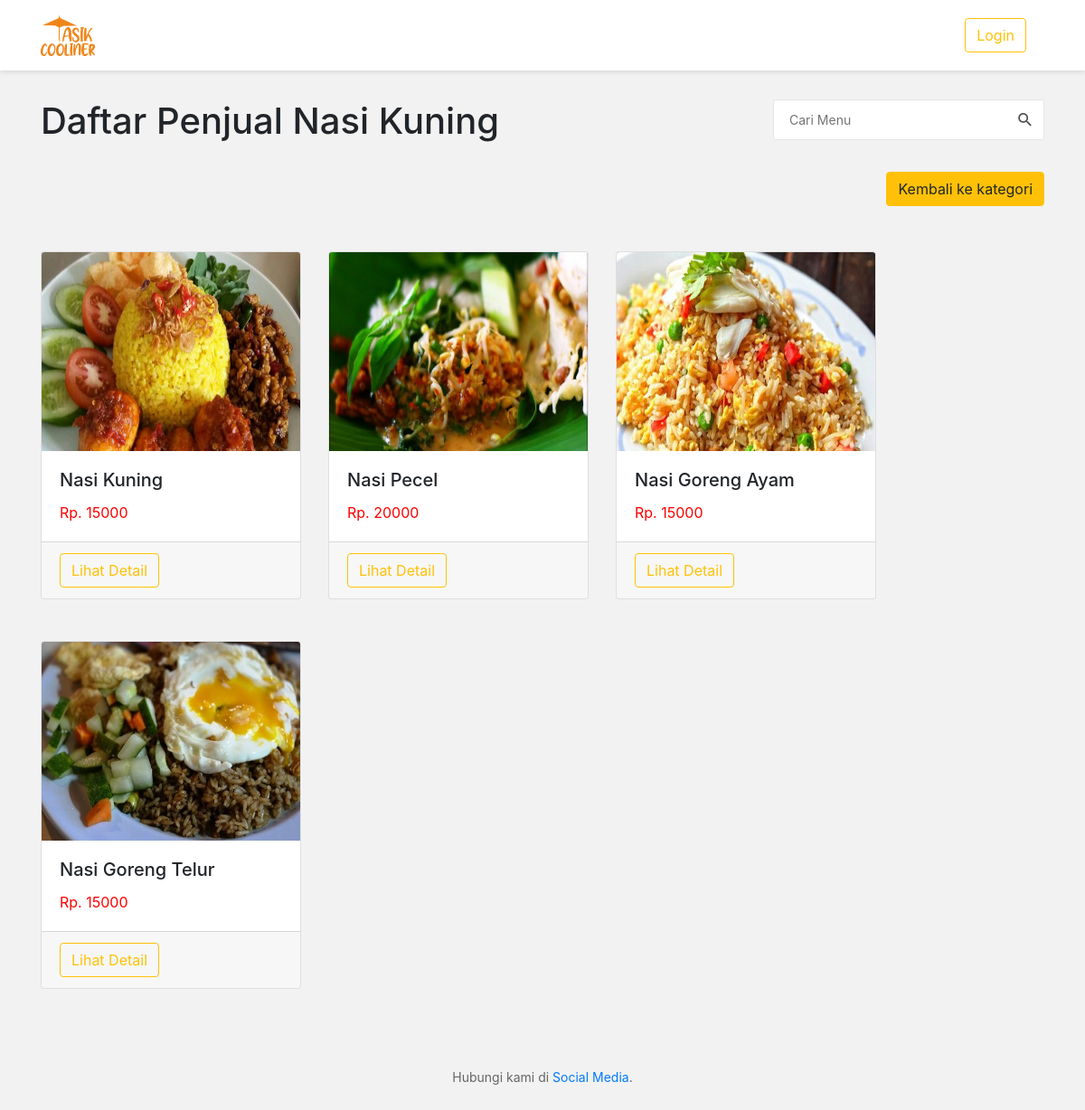
The page /?page=order_menu&kd=KT002 on the database its author committed.
### tables this page shows
CREATE TABLE `tb_kategori` (
  `kd_kategori` varchar(7) NOT NULL,
  `name_kategori` varchar(100) NOT NULL,
  `description` text NOT NULL,
  `photo` varchar(50) NOT NULL
);

CREATE TABLE `tb_menu` (
  `kd_menu` varchar(7) NOT NULL,
  `name_menu` varchar(50) NOT NULL,
  `kategori_id` varchar(7) NOT NULL,
  `harga` varchar(50) NOT NULL,
  `description` text NOT NULL,
  `photo` varchar(50) NOT NULL,
  `created` timestamp NOT NULL DEFAULT current_timestamp(),
  `modify` timestamp NOT NULL DEFAULT current_timestamp(),
  `kd_user` varchar(50) NOT NULL
);

### config/controller.php (called while the page is built, shortened)
<?php
	class Resto extends koneksi{
		public function edit($table, $where, $whereValues)
	    {
	        global $con;
	        $sql   = "SELECT * FROM $table WHERE $where = '$whereValues'";
	        $query = mysqli_query($con, $sql);
	        $data  = [];
	        while ($bigData = mysqli_fetch_assoc($query)) {
	            $data[] = $bigData;
	        }
	        return $data;
	    }
	}
 ?>

### page/Nonuser/order_menu.php (the view)
<?php
    $mn      = new Resto();
    $table   = "tb_menu";
    $data    = $mn->edit($table, "kategori_id", $_GET['kd']);
    $getName = $mn->edit("tb_kategori", "kd_kategori", $_GET['kd']);
?>
<div class="container">
    <div class="row" style="margin-top: 110px;">
        <div class="col-md-6">
            <h1>Daftar Penjual <?= $getName[0]['name_kategori']?></h1>
        </div>
        <div class="col-md-2"></div>
        <div class="col-md-4">
            <form class="au-form-icon--sm float-right" action="" method="post">
                <input class="au-input--w300 au-input--style2" type="text" placeholder="Cari Menu">
                <button class="au-btn--submit2" type="submit">
                <i class="zmdi zmdi-search"></i>
                </button>
            </form>
        </div>
    </div>
    <br>
    <a href="?page=dashboard" class="btn btn-warning float-right">Kembali ke kategori</a>
    <br><br>
    <div class="row" style="margin-top: 40px ;">
        <?php
        foreach ($data as $dataB) {
        ?>
        <div class="col-auto mb-3">
            <div class="card" style="width: 18rem;">
                <img class="card-img-top" style="height: 220px;" src="img/<?=$dataB['photo']?>" alt="Card image cap">
                <div class="card-body">
                    <h5 class="card-title"><?=$dataB['name_menu']?></h5>
                    <p class="card-text" style="color: red;">Rp. <?=$dataB['harga']?></p>
                </div>
                <div class="card-footer">
                    <a href="?page=rating&kategori=<?=$dataB['kategori_id']?>&kd=<?=$dataB['kd_menu']?>" class="btn btn-outline-warning">Lihat Detail</a>
                </div>
            </div>
        </div>
        <?php }?>
    </div>
</div>

### index.php (shortened to what this page needs)
<?php
    include "config/controller.php";
    ?>
<!DOCTYPE html>
<html>
    <head>
        <link href="css/font-face.css" rel="stylesheet" media="all">
        <link href="vendor/font-awesome-4.7/css/font-awesome.min.css" rel="stylesheet" media="all">
        <link href="vendor/font-awesome-5/css/fontawesome-all.min.css" rel="stylesheet" media="all">
        <link href="vendor/mdi-font/css/material-design-iconic-font.min.css" rel="stylesheet" media="all">
        <link href="vendor/bootstrap-4.1/bootstrap.min.css" rel="stylesheet" media="all">
        <link href="vendor/animsition/animsition.min.css" rel="stylesheet" media="all">
        <link href="vendor/bootstrap-progressbar/bootstrap-progressbar-3.3.4.min.css" rel="stylesheet" media="all">
        <link href="vendor/wow/animate.css" rel="stylesheet" media="all">
        <link href="vendor/css-hamburgers/hamburgers.min.css" rel="stylesheet" media="all">
        <link href="vendor/slick/slick.css" rel="stylesheet" media="all">
        <link href="vendor/select2/select2.min.css" rel="stylesheet" media="all">
        <link href="vendor/perfect-scrollbar/perfect-scrollbar.css" rel="stylesheet" media="all">
        <link href="vendor/vector-map/jqvmap.min.css" rel="stylesheet" media="all">
        <link rel="stylesheet" href="vendor/dropify/dist/css/dropify.css">
        <link rel="stylesheet" href="css/sweet-alert.css">
        <link href="css/theme.css" rel="stylesheet" media="all">
        <link rel="stylesheet" href="https://cdn.datatables.net/1.10.19/css/dataTables.bootstrap4.min.css">
        <link href="https://cdn.jsdelivr.net/npm/bootstrap@5.2.0/dist/css/bootstrap.min.css" rel="stylesheet">
        <link rel="stylesheet" href="https://maxcdn.bootstrapcdn.com/bootstrap/4.0.0/css/bootstrap.min.css">
        <link rel="stylesheet" href="https://pro.fontawesome.com/releases/v5.10.0/css/all.css"/>
    </head>
    </head>
    <body style="background-color: #F2F2F2;">
        <div class="page-wrapper">
            <header class="header-desktop4 fixed-top">
              <div class="container">
                    <div class="header4-wrap">
                        <div class="header__logo">
                            <a class="navbar-brand" href="?page=dashboard">
                            <img style="width: 60px; height: 45px" src="images/icon/tc.png" alt="kuliner tasik">
                            </a>
                        </div>
                        <div class="header__tool">
                            <div class="header-button-item">
                                <a href="login.php"> <button type="button" class="btn btn-outline-warning">Login</button></a>
                          </div>
                        </div>
                    </div>
                </div>
            </header>
                <?php
                @$page = $_GET['page'];
                switch ($page) {
                case "order_menu";
                include "page/Nonuser/order_menu.php";
                break;
                }
                ?>
                <section class="p-t-20">
                    <div class="container">
                        <div class="row">
                            <div class="col-md-12">
                                <div class="copyright">
                                    <p>Hubungi kami di <a href="https://Instagram.com">Social Media</a>.</p>
                                </div>
                            </div>
                        </div>
                    </div>
                </section>
        </div>
    </body>
</html>

### rows shown on the page
tb_kategori: name_kategori "Nasi Kuning"
tb_menu: photo (picture), name_menu "Nasi Kuning", harga "15000"
tb_menu: photo (picture), name_menu "Nasi Pecel", harga "20000"
tb_menu: photo (picture), name_menu "Nasi Goreng Ayam", harga "15000"
tb_menu: photo (picture), name_menu "Nasi Goreng Telur", harga "15000"
